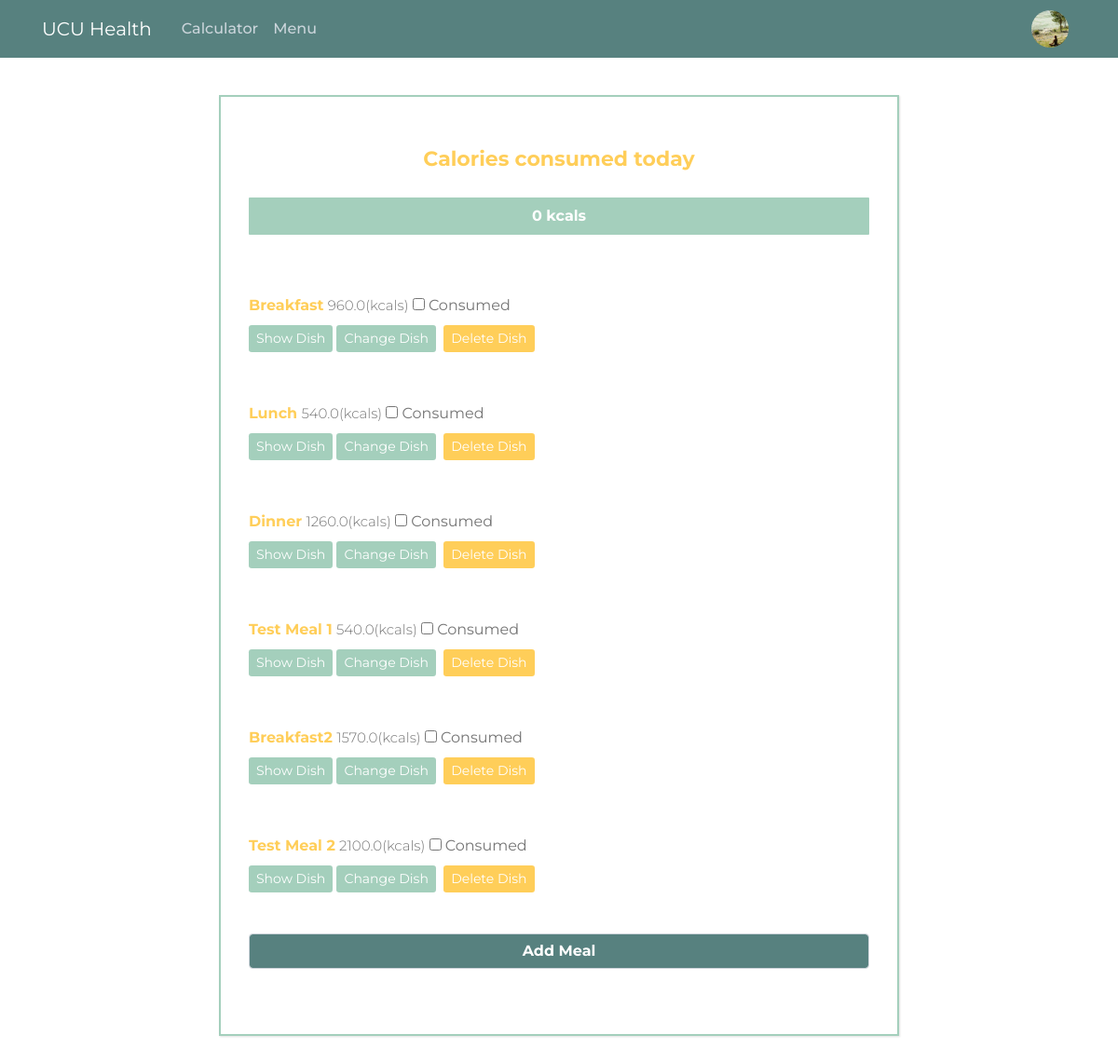
Screenshot of /main (signed in) with the database file from the repository.
### main/models.py (models this page shows, shortened)
class User(db.Model, UserMixin):
    id = db.Column(db.Integer, primary_key=True)
    username = db.Column(db.String(20), unique=True, nullable=False)
    email = db.Column(db.String(120), unique=True, nullable=False)
    password = db.Column(db.String(100), nullable=False)
    image_file = db.Column(db.String(20), nullable = False, default='default.jpg')
    settings = db.Column(db.String(100), nullable = False, default='default.json')
    custom_plan = db.Column(db.Boolean, default = False)
    sex = db.Column(db.String(10), nullable = False)
    age = db.Column(db.Integer, nullable = False)
    height = db.Column(db.Integer, nullable=False)
    weight = db.Column(db.Integer, nullable=False)
    goal = db.Column(db.Integer, nullable=False)
    activity = db.Column(db.Float, nullable=False)
    calories = db.Column(db.Float, nullable=False)
    proteins = db.Column(db.Float, nullable=False)
    carbs = db.Column(db.Float, nullable=False)
    fats = db.Column(db.Float, nullable=False)
    servings = db.Column(db.Integer, nullable = False, default = 3)
    options = db.Column(db.Integer, nullable = False, default = 5)
    meals_amount = db.Column(db.Integer, nullable = False, default = 4)
    meals = db.relationship('Meal', backref="author", lazy = True)

class Meal(db.Model):
    id = db.Column(db.Integer, primary_key = True)
    name = db.Column(db.String(30), nullable = False)
    calories = db.Column(db.Float, nullable = False)
    proteins = db.Column(db.Float, nullable = False)
    carbs = db.Column(db.Float, nullable = False)
    fats = db.Column(db.Float, nullable = False)
    choicen = db.Column(db.Integer, default = 0)
    date_added = db.Column(db.Date, nullable = False,
        default = datetime.date(datetime.utcnow()))
    user_id = db.Column(db.Integer, db.ForeignKey("user.id"), nullable = False)
    dishes = db.relationship('Dish', backref = 'meal', lazy=True)

### main/routes.py (the view, shortened to what this page needs)
@app.route("/", methods=['GET', 'POST'])
@app.route("/main", methods=['GET', 'POST'])
def main():
    if not current_user.is_authenticated:
        return render_template('home.html', title = 'Home')
    meals = Meal.query.filter_by(date_added = datetime.date(datetime.utcnow()),
        user_id = current_user.id).all()
    return render_template('main.html', title = 'Main', meals = meals)

### main/models.py (called while the page is built)
@login_manager.user_loader
def load_user(user_id):
    return User.query.get(int(user_id))

### main/templates/main.html (shortened to what this page needs)
{% extends "layout.html" %}
{% block content %}
<link href="{{ url_for('static', filename='main_bar.css') }}" rel="stylesheet">
<div class = "main">
  <div class="wrapper">
    <div class = "title">
      Calories consumed today
    </div>
    <div class="progress-bar" role="progressbar">
      <div class="progress-bar-value">0%</div>
    </div>
    <br>
    <div class='meals'>
      {% set total_calories = 0 %}
      {% for meal in meals %}
      {% set total_calories = total_calories + meal.calories %}
        <div class="name">
          {{ meal.name }}
        </div>
        <div class="calories">
          {{ meal.calories }}(kcals)
        </div>
        {% if meal.choicen == False %}
          <input type='checkbox' id = {{ meal.id }} style='display:none' value = {{ meal.calories }}></input>
        {% else %}
          <input type='checkbox' value = {{ meal.calories }} id = {{ meal.id }}> Consumed</input>
        {% endif %}
        <div class = "button">
          {% if meal.choicen == False %}
            <a class="btn btn-secondary btn-sm mt-1 mb-1" id="choose" href="{{url_for('choose_dishes', meal_id = meal.id)}}">Choose Dishes</a>
          {% else %}
            <a class="btn btn-secondary btn-sm mt-1 mb-1" id="show" href="{{url_for('show_dish', meal_id = meal.id)}}">Show Dish</a>
            <a class="btn btn-secondary btn-sm mt-1 mb-1" id="change" href="{{url_for('view_dishes', meal_id = meal.id)}}">Change Dish</a>
          {% endif %}
          <a class="btn btn-danger btn-sm m-1" id = {{ meal.id }} href="{{url_for('delete_meal', meal_id = meal.id)}}">Delete Dish</a>
        </div>
      {% endfor %}
    </div>
    <div class="buttons">
      <form method="POST" action="">
        <div class="input_field">
          <input type="submit", name="submit_button", value="Add Meal", class="form-control", id="all_meal">
        </div>
      </form>
    </div>
  </div>
</div>
{% endblock content %}

### main/templates/layout.html (shortened to what this page needs)
<!DOCTYPE html>
<html>
  <head>
    <link
      rel="stylesheet"
      href="https://maxcdn.bootstrapcdn.com/bootstrap/4.0.0/css/bootstrap.min.css"
 />
    <link
      rel="stylesheet"
      type="text/css"
      href="{{ url_for('static', filename='main.css') }}" />
  </head>
  <body>
    <header class="site-header">
      <nav class="navbar navbar-expand-lg navbar-dark bg-steel fixed-top">
        <div class="container header-container">
          <a class="navbar-brand mr-4" href="{{ url_for('main') }}">UCU Health</a>
          <div class="collapse navbar-collapse" id="navbarToggle">
            <div class="navbar-nav mr-auto">
              <a class="nav-item nav-link" href="{{ url_for('calculator') }}">Calculator</a>
              <a class="nav-item nav-link" href="{{ url_for('menu') }}">Menu</a>
            </div>
            <div class="navbar-nav">
            {% if current_user.is_authenticated %}
              <a class="nav-item nav-link" href="{{ url_for("account") }}"><img class="rounded-circle panel-img" src="{{ url_for('static', filename = 'profile_pics/' + current_user.image_file ) }}"></a>
            {% else %}
              <a class="nav-item nav-link" href="{{ url_for("login") }}">Login</a>
              <a class="nav-item nav-link" href="{{ url_for("register") }}">Register</a>
            {% endif %}
            </div>
          </div>
        </div>
      </nav>
    </header>
    <main role="main" class="container">
      <div class="row">
        <div class="col-md-8">
          {% block content %}{% endblock %}
        </div>
      </div>
    </main>
  </body>
</html>

### main/static/main.css (style rules this page uses)
* { margin: 0; padding: 0; box-sizing: border-box; font-family: 'Montserrat', sans-serif; }
body { margin-top: 62px; margin-top: 5rem; }
.row { display: flex; justify-content: center; align-items: center; }
.nav-link { color: #fff; background-color: #57817f; font-weight: 500; }
.bg-steel { color: #fff; background-color: #57817f; text-align: center; }
.navbar { height: 62px; }
.header-container { max-width: 1140px !important; }
.site-header .navbar-nav .nav-link { color: #cbd5db; }
.panel-img { height: 40px; width: 40px; }

### main/static/main_bar.css (style rules this page uses)
* { margin: 0; padding: 0; box-sizing: border-box; font-family: 'Montserrat', sans-serif; }
body { margin-top: 62px; color: #757575; margin-bottom: 25px; background-image: url('https://i.imgur.com/EOwNIBg.png'); }
.main { margin: 40px auto; }
.wrapper { margin: 40px auto; color: #757575; background: #fff; margin: 100px auto; padding: 30px; box-shadow: 1px 1px 2px rgba(0, 0, 0, 0.125); border: 2.5px solid #a4cfbc; }
.buttons { margin: 40px auto; }
.wrapper { color: #757575; background: #fff; margin: 10px auto; padding: 30px; box-shadow: 1px 1px 2px rgba(0, 0, 0, 0.125); border: 2.5px solid #a4cfbc; }
.title { margin-top: 20px; font-size: 22px; font-weight: 700; margin-bottom: 25px; color: #ffce59; text-align: center; }
.progress-bar { margin-top: 20px; background-color: #a4cfbc; position: relative; width: auto; height: 40px; border-radius: 1px; border: #57817f; margin-bottom: 20px; }
.progress-bar-value { position: absolute; width: 100%; height: 100%; display: flex; align-items: center; justify-content: center; font-weight: bold; }
.name { margin-top: 20px; margin-bottom: 5px; color: #ffce59; font-weight: 700 }
.name, .calories, .consumed { display: inline-block; }
.calories { font-size: 15px; color: #757575; font-weight: 300 }
.button { margin-bottom: 30px; }
#show { color: #fff; background-color: #a4cfbc; border: none; }
#change { color: #fff; background-color: #a4cfbc; border: none; }
.btn-danger { color: #fff; background-color: #ffce59; border: none; }
#all_meal { font-weight: 700; margin-top: 30px; background-color: #57817f; color: #fff; }

### rows the page displays
User: image_file (placeholder picture)
Meal: name "Breakfast", calories "960.0"
Meal: name "Lunch", calories "540.0"
Meal: name "Dinner", calories "1260.0"
Meal: name "Test Meal 1", calories "540.0"
Meal: name "Breakfast2", calories "1570.0"
Meal: name "Test Meal 2", calories "2100.0"
